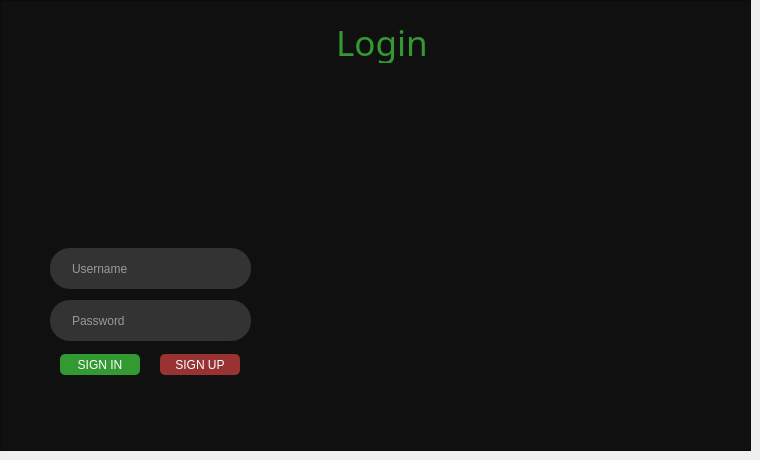
     <widget class="QWidget" name="Login">
      <widget class="QFrame" name="frame_2">
       <property name="geometry">
        <rect>
         <x>0</x>
         <y>0</y>
         <width>751</width>
         <height>451</height>
        </rect>
       </property>
       <property name="styleSheet">
        <string notr="true">background: #101010;</string>
       </property>
       <property name="frameShape">
        <enum>QFrame::StyledPanel</enum>
       </property>
       <property name="frameShadow">
        <enum>QFrame::Raised</enum>
       </property>
       <widget class="QLabel" name="label">
        <property name="geometry">
         <rect>
          <x>290</x>
          <y>22</y>
          <width>175</width>
          <height>41</height>
         </rect>
        </property>
        <property name="font">
         <font>
          <family>Droid Sans</family>
          <pointsize>-1</pointsize>
         </font>
        </property>
        <property name="styleSheet">
         <string notr="true">text-align: center;
color: #393;
margin: 0 auto;
font-size: 35px;
font-family: 'Droid Sans';</string>
        </property>
        <property name="text">
         <string>Login</string>
        </property>
       </widget>
       <widget class="QLineEdit" name="usernameBox">
        <property name="geometry">
         <rect>
          <x>50</x>
          <y>248</y>
          <width>201</width>
          <height>41</height>
         </rect>
        </property>
        <property name="palette">
         <palette>
          <active>
           <colorrole role="WindowText">
            <brush brushstyle="SolidPattern">
             <color alpha="255">
              <red>254</red>
              <green>254</green>
              <blue>254</blue>
             </color>
            </brush>
           </colorrole>
           <colorrole role="Button">
            <brush brushstyle="SolidPattern">
             <color alpha="255">
              <red>51</red>
              <green>51</green>
              <blue>51</blue>
             </color>
            </brush>
           </colorrole>
           <colorrole role="Text">
            <brush brushstyle="SolidPattern">
             <color alpha="255">
              <red>254</red>
              <green>254</green>
              <blue>254</blue>
             </color>
            </brush>
           </colorrole>
           <colorrole role="ButtonText">
            <brush brushstyle="SolidPattern">
             <color alpha="255">
              <red>254</red>
              <green>254</green>
              <blue>254</blue>
             </color>
            </brush>
           </colorrole>
           <colorrole role="Base">
            <brush brushstyle="SolidPattern">
             <color alpha="255">
              <red>51</red>
              <green>51</green>
              <blue>51</blue>
             </color>
            </brush>
           </colorrole>
           <colorrole role="Window">
            <brush brushstyle="SolidPattern">
             <color alpha="255">
              <red>51</red>
              <green>51</green>
              <blue>51</blue>
             </color>
            </brush>
           </colorrole>
          </active>
          <inactive>
           <colorrole role="WindowText">
            <brush brushstyle="SolidPattern">
             <color alpha="255">
              <red>254</red>
              <green>254</green>
              <blue>254</blue>
             </color>
            </brush>
           </colorrole>
           <colorrole role="Button">
            <brush brushstyle="SolidPattern">
             <color alpha="255">
              <red>51</red>
              <green>51</green>
              <blue>51</blue>
             </color>
            </brush>
           </colorrole>
           <colorrole role="Text">
            <brush brushstyle="SolidPattern">
             <color alpha="255">
              <red>254</red>
              <green>254</green>
              <blue>254</blue>
             </color>
            </brush>
           </colorrole>
           <colorrole role="ButtonText">
            <brush brushstyle="SolidPattern">
             <color alpha="255">
              <red>254</red>
              <green>254</green>
              <blue>254</blue>
             </color>
            </brush>
           </colorrole>
           <colorrole role="Base">
            <brush brushstyle="SolidPattern">
             <color alpha="255">
              <red>51</red>
              <green>51</green>
              <blue>51</blue>
             </color>
            </brush>
           </colorrole>
           <colorrole role="Window">
            <brush brushstyle="SolidPattern">
             <color alpha="255">
              <red>51</red>
              <green>51</green>
              <blue>51</blue>
             </color>
            </brush>
           </colorrole>
          </inactive>
          <disabled>
           <colorrole role="WindowText">
            <brush brushstyle="SolidPattern">
             <color alpha="255">
              <red>254</red>
              <green>254</green>
              <blue>254</blue>
             </color>
            </brush>
           </colorrole>
           <colorrole role="Button">
            <brush brushstyle="SolidPattern">
             <color alpha="255">
              <red>51</red>
              <green>51</green>
              <blue>51</blue>
             </color>
            </brush>
           </colorrole>
           <colorrole role="Text">
            <brush brushstyle="SolidPattern">
             <color alpha="255">
              <red>254</red>
              <green>254</green>
              <blue>254</blue>
             </color>
            </brush>
           </colorrole>
           <colorrole role="ButtonText">
            <brush brushstyle="SolidPattern">
             <color alpha="255">
              <red>254</red>
              <green>254</green>
              <blue>254</blue>
             </color>
            </brush>
           </colorrole>
           <colorrole role="Base">
            <brush brushstyle="SolidPattern">
             <color alpha="255">
              <red>51</red>
              <green>51</green>
              <blue>51</blue>
             </color>
            </brush>
           </colorrole>
           <colorrole role="Window">
            <brush brushstyle="SolidPattern">
             <color alpha="255">
              <red>51</red>
              <green>51</green>
              <blue>51</blue>
             </color>
            </brush>
           </colorrole>
          </disabled>
         </palette>
        </property>
        <property name="font">
         <font>
          <kerning>true</kerning>
         </font>
        </property>
        <property name="layoutDirection">
         <enum>Qt::LeftToRight</enum>
        </property>
        <property name="styleSheet">
         <string notr="true">padding-left: 20px;
padding-right: 20px;
border-radius: 20px;
background: #333;
color: #fefefe;</string>
        </property>
        <property name="text">
         <string/>
        </property>
        <property name="frame">
         <bool>false</bool>
        </property>
        <property name="cursorPosition">
         <number>0</number>
        </property>
        <property name="placeholderText">
         <string>Username</string>
        </property>
       </widget>
       <widget class="QLineEdit" name="passwordBox">
        <property name="geometry">
         <rect>
          <x>50</x>
          <y>300</y>
          <width>201</width>
          <height>41</height>
         </rect>
        </property>
        <property name="palette">
         <palette>
          <active>
           <colorrole role="WindowText">
            <brush brushstyle="SolidPattern">
             <color alpha="255">
              <red>254</red>
              <green>254</green>
              <blue>254</blue>
             </color>
            </brush>
           </colorrole>
           <colorrole role="Button">
            <brush brushstyle="SolidPattern">
             <color alpha="255">
              <red>51</red>
              <green>51</green>
              <blue>51</blue>
             </color>
            </brush>
           </colorrole>
           <colorrole role="Text">
            <brush brushstyle="SolidPattern">
             <color alpha="255">
              <red>254</red>
              <green>254</green>
              <blue>254</blue>
             </color>
            </brush>
           </colorrole>
           <colorrole role="ButtonText">
            <brush brushstyle="SolidPattern">
             <color alpha="255">
              <red>254</red>
              <green>254</green>
              <blue>254</blue>
             </color>
            </brush>
           </colorrole>
           <colorrole role="Base">
            <brush brushstyle="SolidPattern">
             <color alpha="255">
              <red>51</red>
              <green>51</green>
              <blue>51</blue>
             </color>
            </brush>
           </colorrole>
           <colorrole role="Window">
            <brush brushstyle="SolidPattern">
             <color alpha="255">
              <red>51</red>
              <green>51</green>
              <blue>51</blue>
             </color>
            </brush>
           </colorrole>
          </active>
          <inactive>
           <colorrole role="WindowText">
            <brush brushstyle="SolidPattern">
             <color alpha="255">
              <red>254</red>
              <green>254</green>
              <blue>254</blue>
             </color>
            </brush>
           </colorrole>
           <colorrole role="Button">
            <brush brushstyle="SolidPattern">
             <color alpha="255">
              <red>51</red>
              <green>51</green>
              <blue>51</blue>
             </color>
            </brush>
           </colorrole>
           <colorrole role="Text">
            <brush brushstyle="SolidPattern">
             <color alpha="255">
              <red>254</red>
              <green>254</green>
              <blue>254</blue>
             </color>
            </brush>
           </colorrole>
           <colorrole role="ButtonText">
            <brush brushstyle="SolidPattern">
             <color alpha="255">
              <red>254</red>
              <green>254</green>
              <blue>254</blue>
             </color>
            </brush>
           </colorrole>
           <colorrole role="Base">
            <brush brushstyle="SolidPattern">
             <color alpha="255">
              <red>51</red>
              <green>51</green>
              <blue>51</blue>
             </color>
            </brush>
           </colorrole>
           <colorrole role="Window">
            <brush brushstyle="SolidPattern">
             <color alpha="255">
              <red>51</red>
              <green>51</green>
              <blue>51</blue>
             </color>
            </brush>
           </colorrole>
          </inactive>
          <disabled>
           <colorrole role="WindowText">
            <brush brushstyle="SolidPattern">
             <color alpha="255">
              <red>254</red>
              <green>254</green>
              <blue>254</blue>
             </color>
            </brush>
           </colorrole>
           <colorrole role="Button">
            <brush brushstyle="SolidPattern">
             <color alpha="255">
              <red>51</red>
              <green>51</green>
              <blue>51</blue>
             </color>
            </brush>
           </colorrole>
           <colorrole role="Text">
            <brush brushstyle="SolidPattern">
             <color alpha="255">
              <red>254</red>
              <green>254</green>
              <blue>254</blue>
             </color>
            </brush>
           </colorrole>
           <colorrole role="ButtonText">
            <brush brushstyle="SolidPattern">
             <color alpha="255">
              <red>254</red>
              <green>254</green>
              <blue>254</blue>
             </color>
            </brush>
           </colorrole>
           <colorrole role="Base">
            <brush brushstyle="SolidPattern">
             <color alpha="255">
              <red>51</red>
              <green>51</green>
              <blue>51</blue>
             </color>
            </brush>
           </colorrole>
           <colorrole role="Window">
            <brush brushstyle="SolidPattern">
             <color alpha="255">
              <red>51</red>
              <green>51</green>
              <blue>51</blue>
             </color>
            </brush>
           </colorrole>
          </disabled>
         </palette>
        </property>
        <property name="font">
         <font>
          <kerning>true</kerning>
         </font>
        </property>
        <property name="layoutDirection">
         <enum>Qt::LeftToRight</enum>
        </property>
        <property name="styleSheet">
         <string notr="true">padding-left: 20px;
padding-right: 20px;
border-radius: 20px;
background: #333;
color: #fefefe;</string>
        </property>
        <property name="inputMethodHints">
         <set>Qt::ImhNone</set>
        </property>
        <property name="inputMask">
         <string/>
        </property>
        <property name="text">
         <string/>
        </property>
        <property name="frame">
         <bool>false</bool>
        </property>
        <property name="cursorPosition">
         <number>0</number>
        </property>
        <property name="placeholderText">
         <string>Password</string>
        </property>
       </widget>
       <widget class="QPushButton" name="loginButton">
        <property name="geometry">
         <rect>
          <x>60</x>
          <y>354</y>
          <width>80</width>
          <height>21</height>
         </rect>
        </property>
        <property name="styleSheet">
         <string notr="true">Padding: 1px;
Border-radius: 5px;
Background: #393;
Color: #fefefe;</string>
        </property>
        <property name="text">
         <string>SIGN IN</string>
        </property>
       </widget>
       <widget class="QPushButton" name="regButton">
        <property name="geometry">
         <rect>
          <x>160</x>
          <y>354</y>
          <width>80</width>
          <height>21</height>
         </rect>
        </property>
        <property name="styleSheet">
         <string notr="true">Padding: 1px;
Border-radius: 5px;
Background: #933;
Color: #fefefe;</string>
        </property>
        <property name="text">
         <string>SIGN UP</string>
        </property>
       </widget>
       <widget class="QLabel" name="loginLabel">
        <property name="geometry">
         <rect>
          <x>60</x>
          <y>222</y>
          <width>267</width>
          <height>16</height>
         </rect>
        </property>
        <property name="styleSheet">
         <string notr="true">color: #fefefe;</string>
        </property>
        <property name="text">
         <string/>
        </property>
       </widget>
       <widget class="QLabel" name="label_7">
        <property name="geometry">
         <rect>
          <x>88</x>
          <y>80</y>
          <width>128</width>
          <height>128</height>
         </rect>
        </property>
        <property name="styleSheet">
         <string notr="true">border-radius: 64px;
background-image: url(:/user.png);</string>
        </property>
        <property name="text">
         <string/>
        </property>
       </widget>
      </widget>
     </widget>
